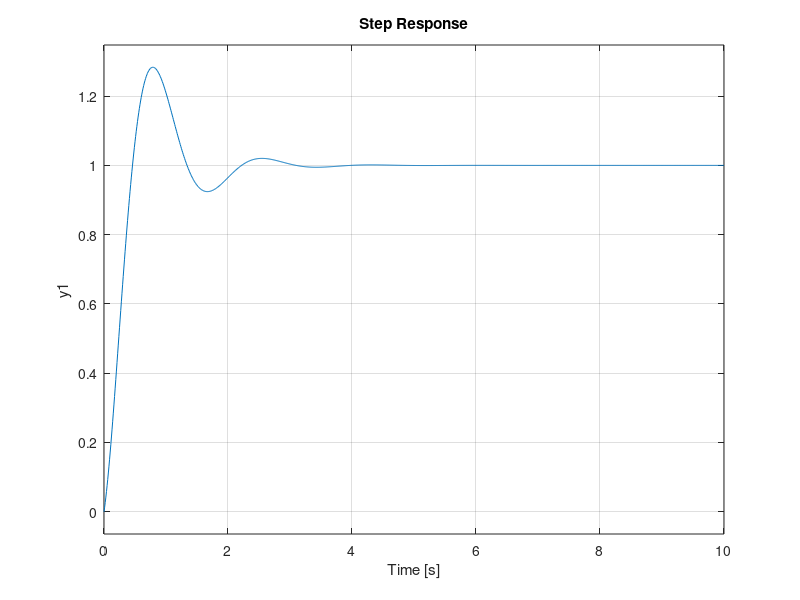

MATLAB code for this plot: (Note: this script raises an error after producing the figure.)
%%%%%%%%%%%%%%%%%%%%%%%%%%%%%%%%%%%%%%%%
%% Lab4 LTI Study
%%%%%%%%%%%%%%%%%%%%%%%%%%%%%%%%%%%%%%%%

%% Exercise 1:
% G = ( 6s^2 + 1 ) / ( s^3 + 3s^2 + 3s + 7 )
G = tf([6 0 1], [1 3 3 7]);
pzmap(G); sgrid;

% 3 poles and 2 zeros, all are lhp.

%% Exercise 2:
% B/A = T
T1 = tf([1], [1 .2 1]);
T2 = tf([1 0], [1, .2 1]);

t = 0:0.01:10;
subplot(1,2,1);
impulse(T1,t);
subplot(1,2,2);
step(T2,t);

% these are the same because step response is 1/s, impulse is 1
% T1*H = 1/D * 1 = 1/D , T2*H = s/D * 1/s = 1/D

%% Exercise 3:
% U = X/R

t = 0:0.01:10;
z = [3 6 12];

for i = 1:3
    s = tf('s');
    U = ( 15/ z(i) )*( s + z(i) ) / ( s^2 + 3*s + 15 );
    subplot(3, 2, 2*i-1);
    impulse(U, t);
    subplot(3, 2, 2*i);
    step(U, t);

end%for

%% Exercise 4

% y'' + 4y' + 4y = u, y(0) = y'(0) = 0
% determine analytically and with the step function

t = 0:0.01:10;
% analytical solution

[t, y] = ode45(@fun, t, [0 0]);

subplot(2,1,1);
plot(t, y);

Y2 = tf([1], [1 4 4]);

subplot(2,1,2);
step(t, Y2);


%% Pre study 1

% s / (s^2 + 2s + 1)
num = [1 0];
den = [1 2 1];

% creating the system from the previous num and den
sys = tf(num, den)

% sys =
%  
%         s
%   -------------
%   s^2 + 2 s + 1
%  

%% Pre study 2

s = tf('s');
sys = s/(s^2 + 2*s + 1)

% sys =
%  
%         s
%   -------------
%   s^2 + 2 s + 1
%  

%% Pre study 3

sys = zpk([0], [-1 1], 1)

% sys =
%  
%        s
%   -----------
%   (s+1) (s-1)
%  

%% Pre study 4
% print poles and zeros with sgrid

H = tf([2 5 1],[1 2 3]); 
pzmap(H); sgrid;


%% Pre study 5
% Simulation of Linear systems to different 
% inputs impulse, step and lsim

H = tf([2 5 1],[1 2 3]); 
t = 0:0.01:10;
subplot(1,2,1);
step(H,t);
subplot(1,2,2);
impulse(H,t);

%% Pre study 6
% When invoked without left-hand arguments, ‘lsim’ plots the response on the screen
%
%
[u,t] = gensig('square',4,10,0.1);
H = tf([2 5 1],[1 2 3])
lsim(H, u, t)

%% Functions used in exercise

function f = fun(t, y)
    dydt_1 = y(2);
    dydt_2 = -4*y(2) - 4*y(1) + unit_step(t);
    f = [dydt_1; dydt_2];
end

function u = unit_step(t)
    if t<0
        u = 0;
    else
        u = 1;
    end
end
